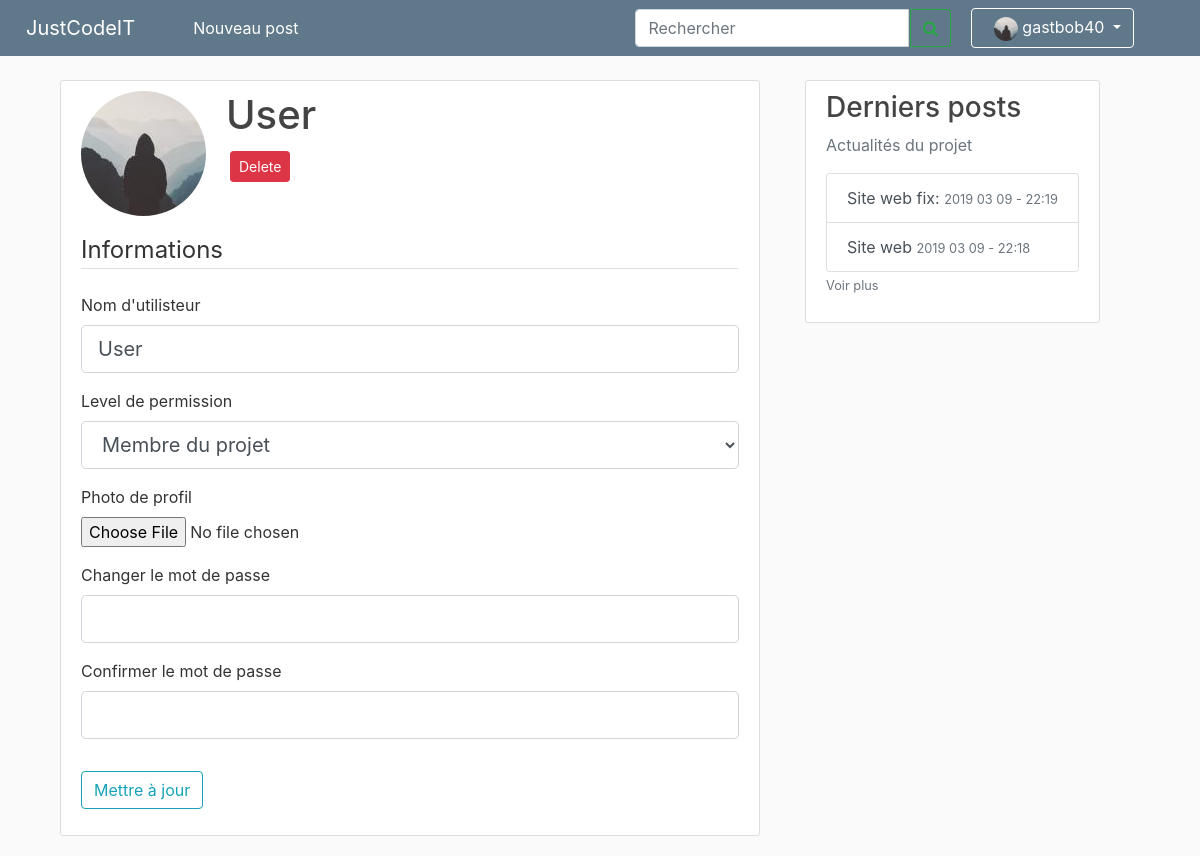
The page /account/User (signed in) on the database its author committed.
### site_jci/models.py (models this page shows, shortened)
class User(db.Model, UserMixin):
    id = db.Column(db.Integer, primary_key=True)
    username = db.Column(db.String(20), unique=True, nullable=False)
    password = db.Column(db.String(60), nullable=False)
    image_file = db.Column(db.String(20), nullable=False, default='default.jpg')
    permission = db.Column(db.String(40), nullable=False)
    posts = db.relationship('Post', backref='author', lazy=True)

class Post(db.Model):
    id = db.Column(db.Integer, primary_key=True)
    title = db.Column(db.String(100), nullable=False)
    date_posted = db.Column(db.DateTime, nullable=False, default=datetime.utcnow)
    content = db.Column(db.Text, nullable=False)
    user_id = db.Column(db.Integer, db.ForeignKey('user.id'), nullable=False)

### site_jci/routes.py (the view)
@app.route("/account/<string:name>", methods=['GET', 'POST'])
def account_admin(name):
    if not current_user.is_authenticated:
        return redirect(url_for("homePage"))
    if current_user.permission != "administrator":
        return redirect(url_for("homePage"))
    form = UpdateAccountForm()
    user = db.session.query(User).filter_by(username=name).first()
    if request.method == "POST":
        if form.picture.data:
            picture_file = save_picture(form.picture.data)
            user.image_file = picture_file
        if form.password.data:
            if form.password.data == form.confirm_password.data:
                hashed_password = bcrypt.generate_password_hash(
                    form.password.data).decode("utf-8")
                user.password = hashed_password
        user.permission = form.permission_level.data
        user.username = form.username.data
        db.session.commit()
        flash('Votre compte a été mis à jours !', 'success')
        return redirect(url_for('account_admin', name=user.username))
    elif request.method == 'GET':
        form.username.data = user.username
        form.permission_level.data = user.permission
    image_file = url_for('static', filename='profile_pics/' + user.image_file)
    return render_template('account-admin.html', user=user,
    image_file=image_file, form=form)

### site_jci/forms.py (shortened to what this page needs)
class UpdateAccountForm(FlaskForm):
    username = StringField("Nom d'utilisteur",
                           validators=[DataRequired(), Length(min=2, max=20)])
    picture = FileField('Photo de profil', validators=[FileAllowed(['jpg', 'png'])])
    permission_level = SelectField('Level de permission',
                                   choices=[("member", 'Membre du projet'), ("administrator", "Administrateur")])
    password = PasswordField('Changer le mot de passe', validators=[])
    confirm_password = PasswordField('Confirmer le mot de passe',
                                     validators=[ EqualTo('password')])
    submit = SubmitField('Mettre à jour')

### site_jci/models.py (called while the page is built)
@login_manager.user_loader
def load_user(user_id):
    return User.query.get(int(user_id))

### site_jci/routes.py (called while the page is built)
@app.context_processor
def context_processor():
    posts = db.session.query(Post).all()
    if current_user.is_authenticated:
        image_file = url_for('static', filename='profile_pics/' + current_user.image_file)
        return dict(posts=posts, image_file_user=image_file)
    return dict(posts=posts)

### site_jci/templates/account-admin.html (shortened to what this page needs)
{% extends "layout.html" %}
{% block content %}
<main role="main" class="container">
    <div class="content-section">
        <div class="media">
            <img class="rounded-circle account-img" src="{{ image_file }}">
            <div class="media-body">
                <h2 class="account-heading">{{ user.username }}</h2>
                <button type="button" class="btn btn-danger btn-sm m-1" data-toggle="modal" data-target="#deleteModal">Delete</button>
            </div>
        </div>
        <form method="POST" action="" enctype="multipart/form-data">
            <fieldset class="form-group">
                <legend class="border-bottom mb-4">Informations</legend>
                <div class="form-group">
                    {{ form.username.label(class="form-control-label") }}
                    {% if form.username.errors %}
                    {{ form.username(class="form-control form-control-lg is-invalid") }}
                    <div class="invalid-feedback">
                        {% for error in form.username.errors %}
                        <span>{{ error }}</span>
                        {% endfor %}
                    </div>
                    {% else %}
                    {{ form.username(class="form-control form-control-lg") }}
                    {% endif %}
                </div>
                <div class="form-group">
                    {{ form.permission_level.label(class="form-control-label") }}
                    {% if form.permission_level.errors %}
                    {{ form.permission_level(class="form-control form-control-lg is-invalid") }}
                    <div class="invalid-feedback">
                        {% for error in form.permission_level.errors %}
                        <span>{{ error }}</span>
                        {% endfor %}
                    </div>
                    {% else %}
                    {{ form.permission_level(class="form-control form-control-lg") }}
                    {% endif %}
                </div>
                <div class="form-group">
                    {{ form.picture.label() }}
                    {{ form.picture(class="form-control-file") }}
                </div>
                <div class="form-group">
                    {{ form.password.label(class="form-control-label") }}
                    {% if form.password.errors %}
                    {{ form.password(class="form-control form-control-lg is-invalid") }}
                    <div class="invalid-feedback">
                        {% for error in form.password.errors %}
                        <span>{{ error }}</span>
                        {% endfor %}
                    </div>
                    {% else %}
                    {{ form.password(class="form-control form-control-lg") }}
                    {% endif %}
                </div>
                <div class="form-group">
                    {{ form.confirm_password.label(class="form-control-label") }}
                    {% if form.confirm_password.errors %}
                    {{ form.confirm_password(class="form-control form-control-lg is-invalid") }}
                    <div class="invalid-feedback">
                        {% for error in form.confirm_password.errors %}
                        <span>{{ error }}</span>
                        {% endfor %}
                    </div>
                    {% else %}
                    {{ form.confirm_password(class="form-control form-control-lg") }}
                    {% endif %}
                </div>
            </fieldset>
            <div class="form-group">
                {{ form.submit(class="btn btn-outline-info") }}
            </div>
        </form>
    </div>
</main>
{% endblock content %}

### site_jci/templates/layout.html (shortened to what this page needs)
<!DOCTYPE html>
<html lang="en">
<head>
    <link rel="stylesheet" href="https://stackpath.bootstrapcdn.com/bootstrap/4.1.3/css/bootstrap.min.css"
>
    <link rel="stylesheet" type="text/css" href="{{ url_for('static', filename='main.css') }}">
    <link rel="stylesheet" href="https://cdnjs.cloudflare.com/ajax/libs/font-awesome/4.7.0/css/font-awesome.min.css">
</head>
<body>
    <nav class="navbar navbar-expand-md navbar-dark bg-steel fixed-top">
        <a class="navbar-brand" style="margin:0 50px 0 10px" href="{{ url_for('homePage') }}">JustCodeIT</a>
        <div class="navbar-collapse collapse show" id="navbarsExample04" style="">
            <ul class="navbar-nav mr-auto">
                {% if current_user.is_authenticated %}
                <li class="nav-item active rm-lt">
                    <a class="nav-link" href="{{ url_for('new_post') }}">Nouveau post<span class="sr-only">(current)</span></a>
                </li>
                {% endif %}
            </ul>
            <form class="form-inline my-2 my-md-0">
                <div class="" style="">
                    <input class="form-control " type="search" placeholder="Rechercher" aria-label="Search4" style=" border-top-right-radius:0;border-bottom-right-radius:0">
                    <button class="btn btn-outline-success rm-lt" type="" style="margin-left:
                            -4px;border-bottom-left-radius: 0%;border-top-left-radius:0 "><i
                            class="fa fa-search"></i></button>
                </div>
                <div class="navbar-nav rm-lt">
                    {% if current_user.is_authenticated %}
                    <li class="nav-item dropdown" style="margin-right:50px;">
                        <a class="btn btn-dark dropdown-toggle " style="margin-left:20px; background-color:#5f788a ;border-color: white"
                            href="#" id="navbarDropdown" role="button" data-toggle="dropdown" aria-haspopup="true"
                            aria-expanded="false">
                            <img class="rounded-circle account-img" src="{{ image_file_user }}" style="width: 2vw; height: 2vw; margin: 0px 0px 0px 10px">
                            {{ current_user.username }}
                            {% endif %}
                        </a>
                        {% if current_user.is_authenticated %}
                    </li>
                    {% else %}
                    <a class="nav-item nav-link" style="margin-left:50px;" href="{{ url_for('login') }}">Se connecter</a>
                    {% endif %}
                </div>
            </form>
        </div>
    </nav>
    <main role="main" class="container ">
        <div class="row">
            <div class="col-md-8">
                {% block content %}{% endblock %}
            </div>
            <div class="col-md-4">
                <div class="content-section info-list">
                    <h3>Derniers posts</h3>
                    <p class='text-muted'>Actualités du projet
                        <div class="list-group">
                            {% for post in posts|sort(attribute='date_posted', reverse = True) %}
                            {% if loop.index <= 6 %} <a href="/post/{{ post.id }}" class="list-group-item list-group-item-action">{{
                                post.title
                                }} <small class="text-muted">{{ post.date_posted.strftime('%Y %m %d - %H:%M') }}</small></a>
                                {% endif %}
                                {% endfor %}
                        </div>
                        <a class="text-muted" href="{{ url_for('list_posts') }}"><small>Voir plus</small></smal></a>
                    </p>
                </div>
            </div>
        </div>
    </main>
</html>

### site_jci/static/main.css (style rules this page uses)
body { background: #fafafa; color: #333333; margin-top: 5rem; }
h1, h2, h3, h4, h5, h6 { color: #444444; }
.bg-steel { background-color: #5f788a; }
.content-section { background: #ffffff; padding: 10px 20px; border: 1px solid #dddddd; border-radius: 3px; margin-bottom: 20px; }
.account-img { height: 125px; width: 125px; margin-right: 20px; margin-bottom: 16px; }
.account-heading { font-size: 2.5rem; }
.info-list { position: fixed; }

### rows shown on the page
User: username "gastbob40"
User: username "User"
Post: title "Site web fix:", date_posted "2019 03 09 - 22:19"
Post: title "Site web", date_posted "2019 03 09 - 22:18"
